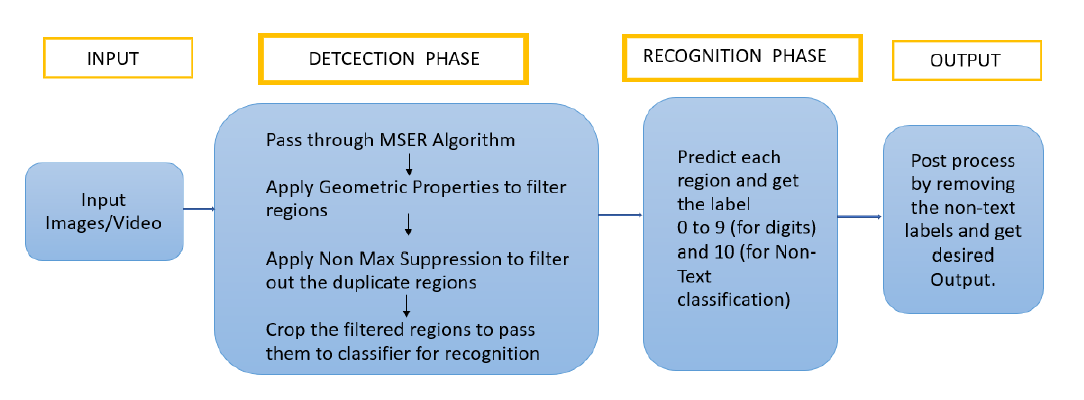
#> input picture images/pipeline.png, 1084 x 400 px
$ python -i detection.py   (imports and definitions only)
#> lines starting #> are read from the running program, lines starting #| are printed output that depends on the picture; after the words box and inside, x2 and y2 are one past the last pixel; in counts of white or black regions, pixels touching at a corner belong together
#> further down, picture is the input picture: shape (400, 1084, 3); mean B, G, R 231.8, 219, 206.2
import config
import cv2
import numpy as np
import h5py
# from  skimage import exposure

class Detection:
    def __init__(self, image) -> None:
        self.image= image

        self.latest_regions=[]
        self.latest_bboxes=[]
        self.n1, self.n2, self.n3, self.n4, self.n5, self.n6 = [0] * 6


    def filter_regions(self, regions, bboxes):
        #Get the Image edges
        canny_img= cv2.Canny(image=self.image, threshold1=100, threshold2=200)
        #total number of MSER regions
        self.n1 = len(regions)
        #print("total number of MSER regions",self.n1)

        final_regions= []

        for i, region in enumerate(regions):
            final_regions= self.apply_geometric_props(canny_img, region, final_regions)

        #self.latest_regions= final_regions
        #print("total number of MSER regions After Geometric Properties",self.n6, len(final_regions))

        if len(final_regions)==0:
            return None
        hulls = [cv2.convexHull(p.reshape(-1, 1, 2)) for p in final_regions]
        final_bboxes = []
        for c in hulls:
            x, y, w, h = cv2.boundingRect(c)
            final_bboxes.append((x, y, x + w, y + h))
            #cv2.rectangle(vis, (x, y), (x + w, y + h), (0, 255, 0), 1)
        final_bboxes= np.array(final_bboxes)
        #self.latest_bboxes= final_bboxes
        final_nms_boxes= self.apply_nms(final_bboxes)
        return final_nms_boxes

    def _getArea(self, region):
        area= len(list(region)) #Number of pixels in that region
        return area

    def _getPerimeter(self,image,region):
        # first get the bbox around that region and then get the number of pixels where value in non-zero
        # pass the edge detected image for good results
        x, y, w, h = cv2.boundingRect(region)
        perimeter= len(np.where(image[y:y+h, x:x+w] != 0)[0])
        return perimeter

    def _getAspectRatio(self,region):
        shape= max(region[:, 1]) - min(region[:, 1]), max(region[:, 0]) - min(region[:, 0])
        aspect_ratio= 1.0 * max(shape) / min(shape) + 1e-4
        return aspect_ratio

    def _getOccupyRate(self,region):
        shape= max(region[:, 1]) - min(region[:, 1]), max(region[:, 0]) - min(region[:, 0])
        occupancy_rate = (1.0 * self._getArea(region)) / (shape[0] *  shape[1] + 1.0e-10)
        return occupancy_rate

    def _getCompactness(self, image, region):
        compactness= (1.0 * self._getArea(region)) / (1.0 * self._getPerimeter(image,region) ** 2)
        return compactness

    def apply_geometric_props(self, canny_img, region, final_regions):

        if self._getArea(region) > self.image.shape[0] * self.image.shape[1] * config.AREA_LIM:
            #regions meeting area criteria
            self.n2 += 1
            if self._getPerimeter(canny_img,region) > 2 * (self.image.shape[0] + self.image.shape[1]) * config.PERIMETER_LIM:
                #regions meeting perimeter criteria
                self.n3 += 1
                if self._getAspectRatio(region) < config.ASPECT_RATIO_LIM:
                    #regions meeting aspect ratio criteria
                    self.n4 += 1
                    if (self._getOccupyRate(region) > config.OCCUPATION_LIM[0]) and  (self._getOccupyRate(region) < config.OCCUPATION_LIM[1]):
                        self.n5 += 1
                        if (self._getCompactness(canny_img,region) > config.COMPACTNESS_LIM[0]) and (self._getCompactness(canny_img,region) < config.COMPACTNESS_LIM[1]):
                            self.n6 += 1

                            final_regions.append(region) #Final regions meeting all the geometric properties
        return final_regions


    def apply_nms(self, final_bboxes):

        nms_box_idx = []
        x1,y1, x2, y2= final_bboxes[:, 0], final_bboxes[:, 1], final_bboxes[0:, 2], final_bboxes[:, 3]
        # Get area
        area = (x2 - x1 + 1) * (y2 - y1 + 1)

        # Sorting based on bottom right corner
        idx_sorted = np.argsort(y2)

        # delete duplicate boxes
        while len(idx_sorted) > 0:
            last = len(idx_sorted) - 1
            i = idx_sorted[last]
            nms_box_idx.append(i)

            # Find the maximum and minimum coordinates in the remaining frames
            xx1 = np.maximum(x1[i], x1[idx_sorted[:last]])
            yy1 = np.maximum(y1[i], y1[idx_sorted[:last]])
            xx2 = np.minimum(x2[i], x2[idx_sorted[:last]])
            yy2 = np.minimum(y2[i], y2[idx_sorted[:last]])

            # Calculate the  IoU
            w = np.maximum(0, xx2 - xx1 + 1)
            h = np.maximum(0, yy2 - yy1 + 1)
            iou = (w * h) / area[idx_sorted[:last]]

            # If IoU is greater than the specified threshold, delete
            del_arr= np.concatenate(([last], np.where(iou > config.NMS_OVERLAP_THRESHOLD)[0]))
            idx_sorted = np.delete(idx_sorted, del_arr)

        #get the final NMS boxes
        final_nms_boxes= final_bboxes[nms_box_idx].astype("int")

        return final_nms_boxes


    def mser(self):

        # Grayscale
        gray = cv2.cvtColor(self.image, cv2.COLOR_BGR2GRAY)
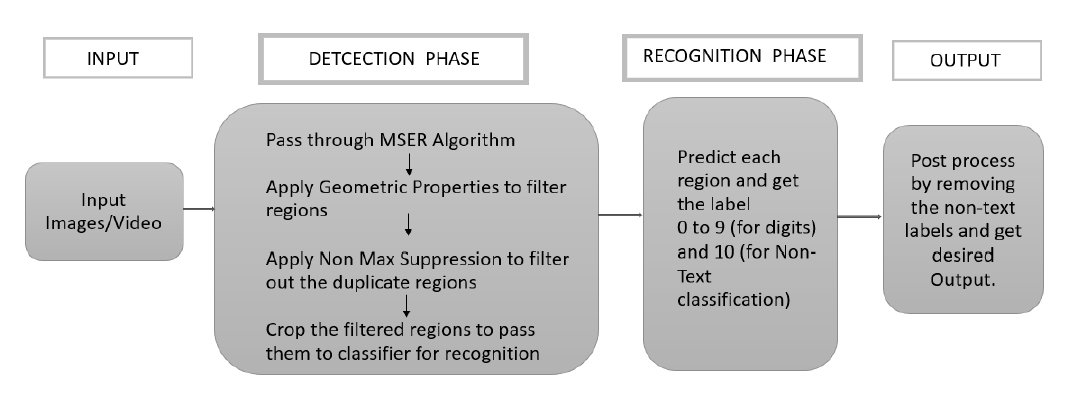
#> gray: shape (400, 1084); min 0, max 255, mean 216.6
        # Removing Noise
        denoised = cv2.fastNlMeansDenoising(gray, None, 4, 9, 21)
        #contrast = exposure.equalize_adapthist(denoised, clip_limit=0.03)
        #contrast = (contrast * 255).astype('uint8')
        # Apply MSER and get all the blob regions
        mser = cv2.MSER_create()
        regions,bboxes = mser.detectRegions(denoised)
#> regions = 550 items; bboxes = 550 rows, first 6: [25, 179, 1, 65], [25, 177, 1, 69], [25, 176, 2, 73], [42, 260, 123, 1], [40, 260, 128, 1], [77, 220, 9, 13]
        self.latest_regions= regions
#> self.latest_regions = 550 items
        self.latest_bboxes= bboxes
#> self.latest_bboxes has the same summary as bboxes
        return regions, bboxes


    def detect(self):
        regions, bboxes= self.mser()
#> regions = 550 items
        final_nms_boxes= self.filter_regions(regions, bboxes)
#> in filter_regions, `canny_img= cv2.Canny(image=self.image, threshold1=100, threshold2=200)`:
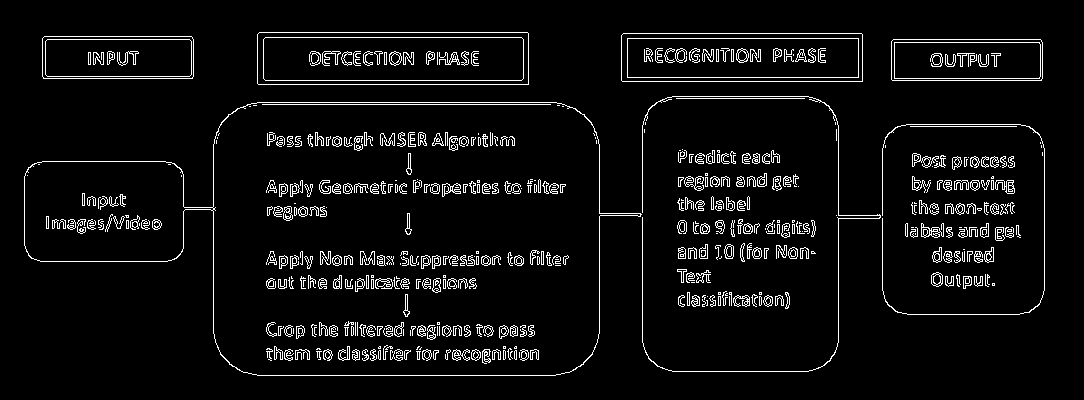
#> canny_img: shape (400, 1084); 5.6% white in thin lines or dots, all inside (x1, y1, x2, y2) = (24, 32, 1045, 376)
#> in filter_regions, `self.n1 = len(regions)`: self.n1 = 550
#> the loop in filter_regions, `for i, region in enumerate(regions):` made 550 passes
#> the loop in filter_regions, `for c in hulls:` made 421 passes
#> c on passes 48, 52, 53: [[374, 264], [361, 264], [361, 252], [374, 252]], [[374, 264], [360, 264], [360, 251], [374, 251]], [[374, 264], [360, 264], [360, 251], [374, 251]]
#> the loop in apply_nms, `while len(idx_sorted) > 0:` made 142 passes
        return final_nms_boxes

>>> import cv2
>>> picture = cv2.imread('images/pipeline.png')
>>> result = Detection(picture).detect()
